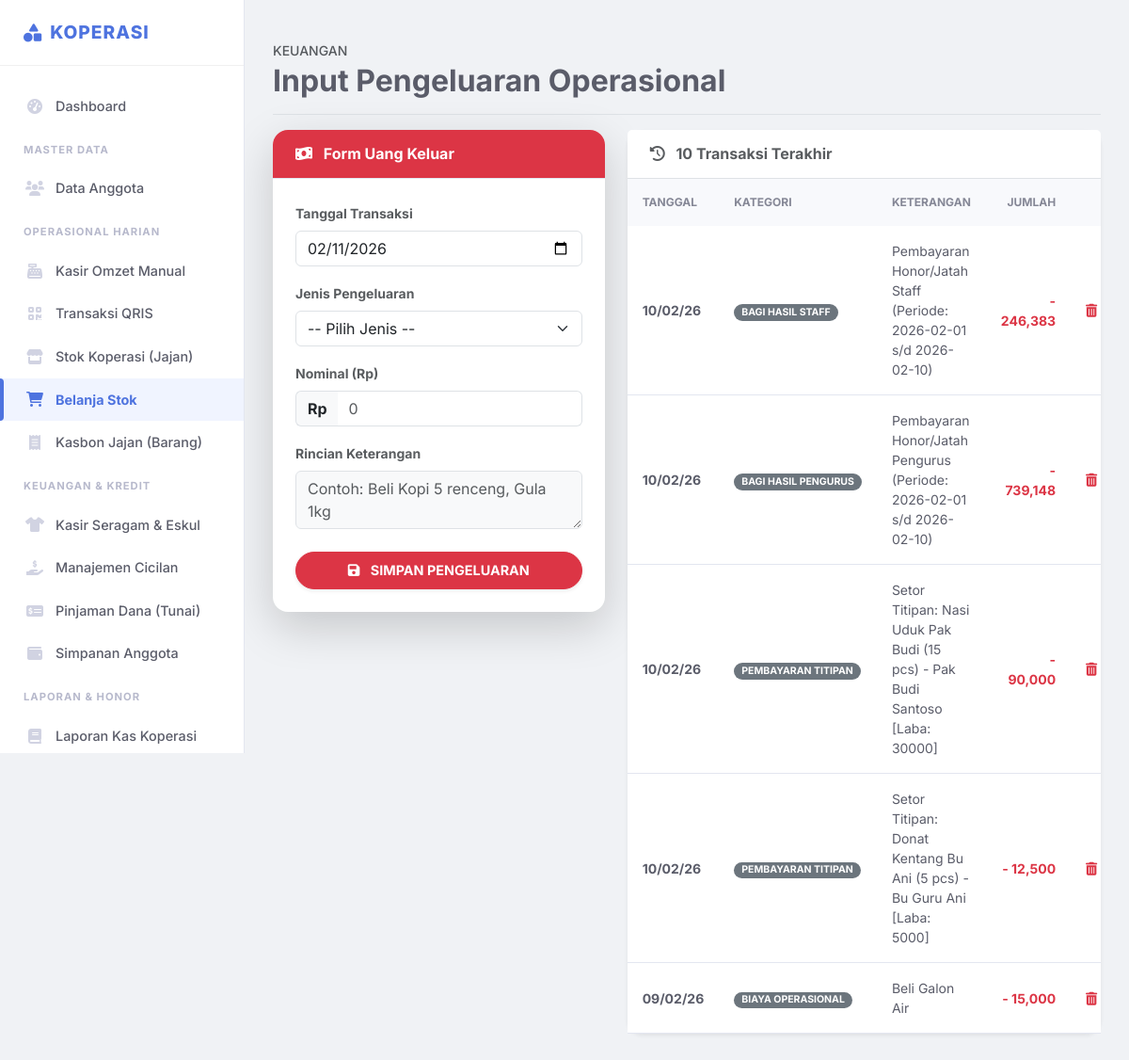
/kas/kas_belanja (signed in), run on an earlier commit of the app's database.
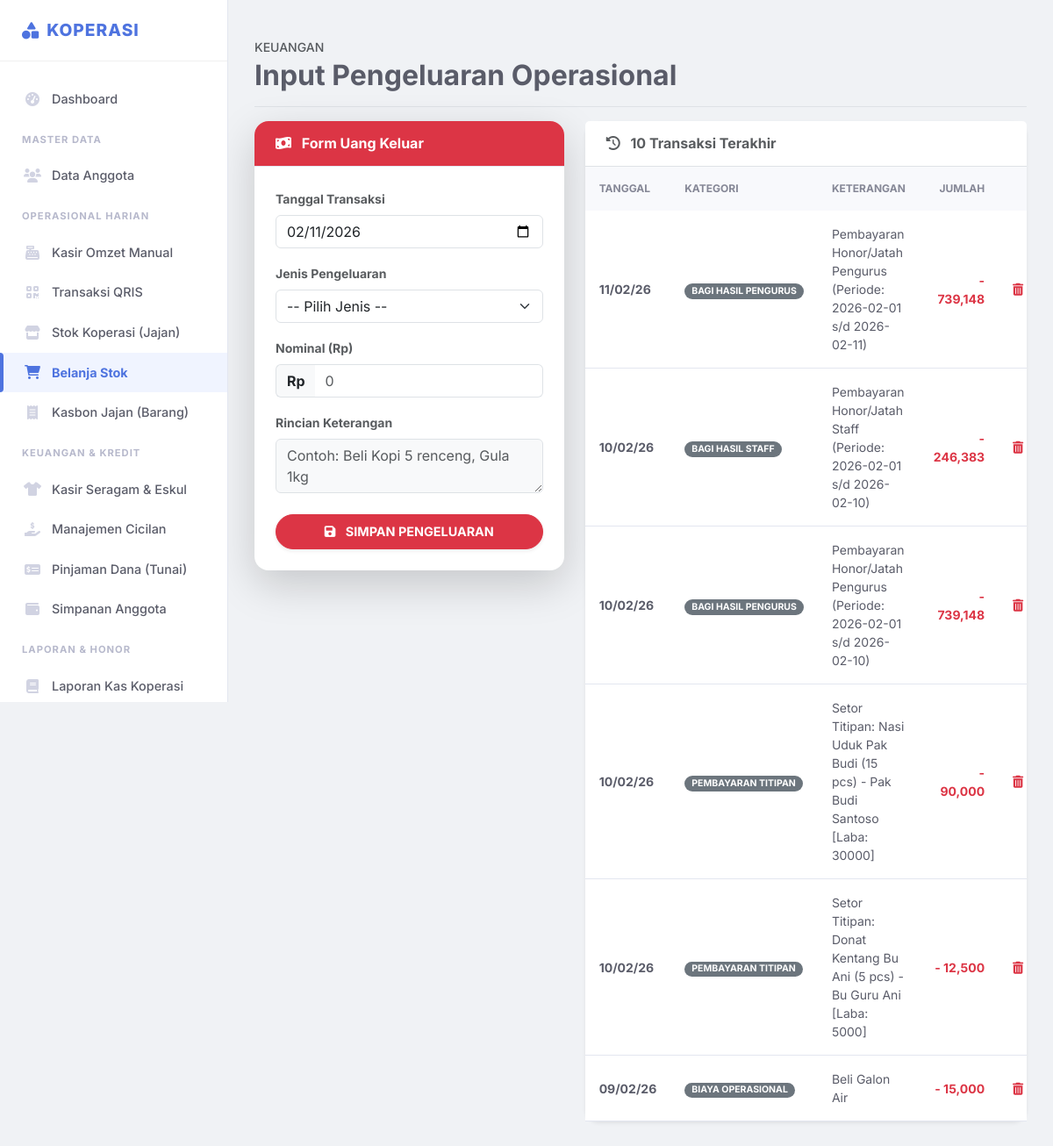
And on a later commit of the database.
### tables this page shows
CREATE TABLE `transaksi_kas` (
  `id` int(11) NOT NULL,
  `tanggal` date NOT NULL,
  `kategori` varchar(100) NOT NULL,
  `arus` enum('masuk','keluar') NOT NULL,
  `jumlah` decimal(15,2) NOT NULL,
  `keterangan` text DEFAULT NULL,
  `user_id` int(11) DEFAULT NULL,
  `created_at` timestamp NOT NULL DEFAULT current_timestamp()
);

### pages/kas/kas_belanja.php (the view, shortened to what this page needs)
<?php
$riwayat = $pdo->query("SELECT * FROM transaksi_kas WHERE arus='keluar' ORDER BY tanggal DESC, id DESC LIMIT 10")->fetchAll();
?>
<div class="d-flex justify-content-between flex-wrap flex-md-nowrap align-items-center pt-3 pb-2 mb-3 border-bottom">
    <div>
        <h6 class="text-muted text-uppercase small ls-1 mb-1">Keuangan</h6>
        <h1 class="h2 fw-bold">Input Pengeluaran Operasional</h1>
    </div>
</div>
<div class="row">
    <div class="col-md-5">
        <div class="card shadow-lg border-0 rounded-4 mb-4">
            <div class="card-header bg-danger text-white py-3 rounded-top-4">
                <h6 class="mb-0 fw-bold"><i class="fas fa-money-bill-wave me-2"></i> Form Uang Keluar</h6>
            </div>
            <div class="card-body p-4">
                <form method="POST">
                    <div class="mb-3">
                        <label class="form-label small fw-bold text-muted">Tanggal Transaksi</label>
                        <input type="date" name="tanggal" class="form-control" value="<?= date('Y-m-d') ?>" required>
                    </div>
                    <div class="mb-3">
                        <label class="form-label small fw-bold text-muted">Jenis Pengeluaran</label>
                        <select name="kategori" id="kategori" class="form-select" required onchange="toggleStok()">
                            <option value="">-- Pilih Jenis --</option>
                        </select>
                    </div>
                    <div class="mb-3">
                        <label class="form-label small fw-bold text-muted">Nominal (Rp)</label>
                        <div class="input-group">
                            <span class="input-group-text bg-light border-end-0 fw-bold">Rp</span>
                            <input type="number" name="jumlah" class="form-control border-start-0" placeholder="0" required>
                        </div>
                    </div>
                    <div class="mb-4">
                        <label class="form-label small fw-bold text-muted">Rincian Keterangan</label>
                        <textarea name="keterangan" class="form-control bg-light" rows="2" placeholder="Contoh: Beli Kopi 5 renceng, Gula 1kg" required></textarea>
                    </div>
                    <button type="submit" name="simpan_pengeluaran" class="btn btn-danger w-100 py-2 fw-bold rounded-pill shadow-sm">
                        <i class="fas fa-save me-2"></i> SIMPAN PENGELUARAN
                    </button>
                </form>
            </div>
        </div>
    </div>
    <div class="col-md-7">
        <div class="card shadow-sm border-0 rounded-4">
            <div class="card-header bg-white py-3 border-bottom">
                <h6 class="mb-0 fw-bold text-muted"><i class="fas fa-history me-2"></i> 10 Transaksi Terakhir</h6>
            </div>
            <div class="card-body p-0">
                <div class="table-responsive">
                    <table class="table table-hover align-middle mb-0 small">
                        <thead class="bg-light">
                            <tr>
                                <th class="ps-3">Tanggal</th>
                                <th>Kategori</th>
                                <th>Keterangan</th>
                                <th class="text-end pe-3">Jumlah</th>
                                <th></th>
                            </tr>
                        </thead>
                        <tbody>
                            <?php foreach($riwayat as $row): ?>
                            <tr>
                                <td class="ps-3 fw-bold"><?= date('d/m/y', strtotime($row['tanggal'])) ?></td>
                                <td>
                                    <?php
                                        $kat = $row['kategori'];
                                        $bg = 'secondary';
                                        echo "<span class='badge bg-$bg rounded-pill px-2'>".strtoupper(str_replace('_',' ',$kat))."</span>";
                                    ?>
                                </td>
                                <td><?= htmlspecialchars($row['keterangan']) ?></td>
                                <td class="text-end text-danger fw-bold pe-3">- <?= number_format($row['jumlah']) ?></td>
                                <td class="text-end pe-3">
                                    <a href="process/kas_hapus.php?id=<?= $row['id'] ?>&redirect=kas/kas_belanja" class="text-danger" onclick="return confirm('Hapus transaksi ini? Stok tidak akan berkurang otomatis (harus manual).')"><i class="fas fa-trash-alt"></i></a>
                                </td>
                            </tr>
                            <?php endforeach; ?>
                        </tbody>
                    </table>
                </div>
            </div>
        </div>
    </div>
</div>

What changed in the data, as far as the page shows it:
added transaksi_kas: tanggal "11/02/26", kategori "BAGI HASIL PENGURUS", keterangan "Pembayaran Honor/Jatah Pengurus (Periode: 2026-02-01 s/d 2026-02-11)", jumlah "739,148"
